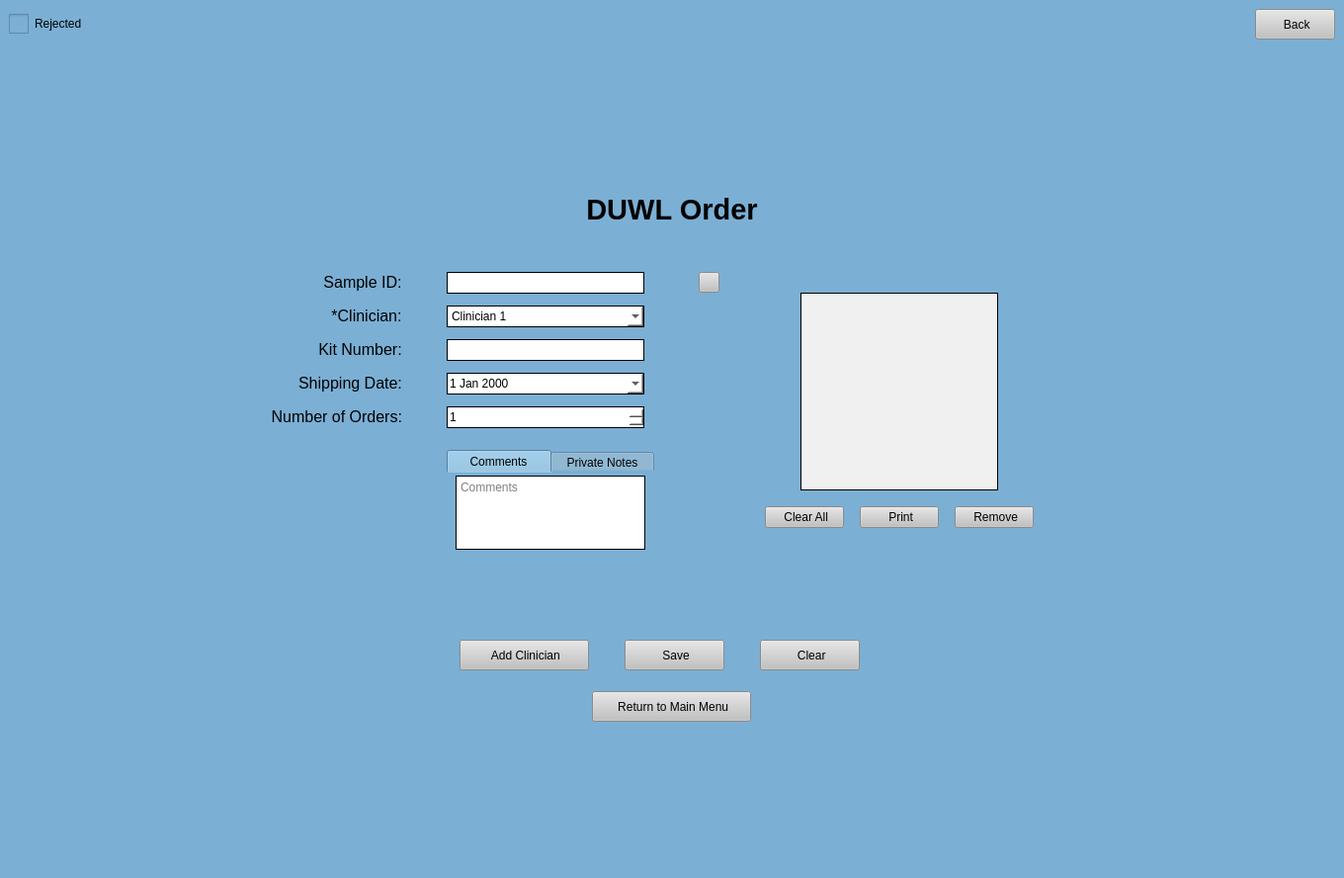
<?xml version="1.0" encoding="UTF-8"?>
<ui version="4.0">
 <class>MainWindow</class>
 <widget class="QMainWindow" name="MainWindow">
  <property name="geometry">
   <rect>
    <x>0</x>
    <y>0</y>
    <width>1360</width>
    <height>888</height>
   </rect>
  </property>
  <property name="minimumSize">
   <size>
    <width>0</width>
    <height>0</height>
   </size>
  </property>
  <property name="focusPolicy">
   <enum>Qt::NoFocus</enum>
  </property>
  <property name="windowTitle">
   <string>MainWindow</string>
  </property>
  <property name="styleSheet">
   <string notr="true">background-color: rgb(123, 175, 212);</string>
  </property>
  <widget class="QWidget" name="centralwidget">
   <layout class="QGridLayout" name="gridLayout">
    <item row="2" column="0">
     <layout class="QVBoxLayout" name="verticalLayout">
      <property name="bottomMargin">
       <number>0</number>
      </property>
      <item>
       <widget class="QLabel" name="label_3">
        <property name="text">
         <string>&lt;html&gt;&lt;head/&gt;&lt;body&gt;&lt;p align=&quot;center&quot;&gt;&lt;span style=&quot; font-size:22pt; font-weight:600;&quot;&gt;DUWL Order&lt;/span&gt;&lt;/p&gt;&lt;/body&gt;&lt;/html&gt;</string>
        </property>
       </widget>
      </item>
      <item>
       <layout class="QHBoxLayout" name="horizontalLayout">
        <item>
         <spacer name="horizontalSpacer">
          <property name="orientation">
           <enum>Qt::Horizontal</enum>
          </property>
          <property name="sizeHint" stdset="0">
           <size>
            <width>40</width>
            <height>20</height>
           </size>
          </property>
         </spacer>
        </item>
        <item>
         <layout class="QHBoxLayout" name="horizontalLayout_5">
          <property name="leftMargin">
           <number>0</number>
          </property>
          <property name="topMargin">
           <number>0</number>
          </property>
          <property name="rightMargin">
           <number>0</number>
          </property>
          <property name="bottomMargin">
           <number>0</number>
          </property>
          <item>
           <spacer name="horizontalSpacer_12">
            <property name="orientation">
             <enum>Qt::Horizontal</enum>
            </property>
            <property name="sizeHint" stdset="0">
             <size>
              <width>40</width>
              <height>20</height>
             </size>
            </property>
           </spacer>
          </item>
          <item>
           <layout class="QGridLayout" name="gridLayout_2">
            <property name="topMargin">
             <number>0</number>
            </property>
            <property name="rightMargin">
             <number>0</number>
            </property>
            <property name="bottomMargin">
             <number>0</number>
            </property>
            <property name="horizontalSpacing">
             <number>45</number>
            </property>
            <property name="verticalSpacing">
             <number>12</number>
            </property>
            <item row="1" column="1" alignment="Qt::AlignRight">
             <widget class="QLabel" name="label_14">
              <property name="text">
               <string>&lt;html&gt;&lt;head/&gt;&lt;body&gt;&lt;p align=&quot;center&quot;&gt;&lt;span style=&quot; font-size:12pt;&quot;&gt;Sample ID:&lt;/span&gt;&lt;/p&gt;&lt;/body&gt;&lt;/html&gt;</string>
              </property>
              <property name="alignment">
               <set>Qt::AlignRight|Qt::AlignTrailing|Qt::AlignVCenter</set>
              </property>
             </widget>
            </item>
            <item row="4" column="2">
             <widget class="QDateEdit" name="shipDate">
              <property name="minimumSize">
               <size>
                <width>200</width>
                <height>22</height>
               </size>
              </property>
              <property name="maximumSize">
               <size>
                <width>200</width>
                <height>22</height>
               </size>
              </property>
              <property name="styleSheet">
               <string notr="true">/* the box that is displayed*/
QDateEdit {
background-color: rgb(255, 255, 255);
border-style: solid;
border-width: 1px
}
/*toolbar on top of calendar*/
QCalendarWidget QToolButton {
height: 30px;
width: 75px;
color: white;
font-size: 12px;
icon-size: 24px, 24px;
font-weight: bold;
background-color: rgb(123,175,212);
}
QCalendarWidget QMenu {
width: 85px;
left: 10px;
color: white;
font-size: 12px;
background-color: rgb(123, 175, 212);
}
QCalendarWidget QSpinBox {
width: 75px;
font-size:12px;
color: white;
background-color: rgb(123, 175, 212);
selection-background-color: rgb(136, 136, 136);
selection-color: rgb(255, 255, 255);
}
QCalendarWidget QSpinBox::up-button { subcontrol-origin: border; subcontrol-position: top right; width:35px; }
QCalendarWidget QSpinBox::down-button {subcontrol-origin: border; subcontrol-position: bottom right; width:35px;}
QCalendarWidget QSpinBox::up-arrow { width:28px; height:28px; }
QCalendarWidget QSpinBox::down-arrow { width:28px; height:28px; }

/* header row */
QCalendarWidget QWidget { 
alternate-background-color: rgb(240, 240, 240); 
}
/* normal days */
QCalendarWidget QAbstractItemView:enabled
{
font-size:12px;
color: black;
background-color: white;
selection-background-color: rgb(123, 175, 212);
selection-color: white;
}
/* days in other months */
/* navigation bar */
QCalendarWidget QWidget#qt_calendar_navigationbar
{
background-color: rgb(123, 175, 212);
}
QCalendarWidget QAbstractItemView:disabled
{
color: rgb(180,180,180);
}</string>
              </property>
              <property name="calendarPopup">
               <bool>true</bool>
              </property>
             </widget>
            </item>
            <item row="1" column="2">
             <widget class="QLineEdit" name="saID">
              <property name="minimumSize">
               <size>
                <width>200</width>
                <height>22</height>
               </size>
              </property>
              <property name="maximumSize">
               <size>
                <width>200</width>
                <height>22</height>
               </size>
              </property>
              <property name="styleSheet">
               <string notr="true">background-color: rgb(255, 255, 255);
border-style: solid;
border-width: 1px</string>
              </property>
              <property name="readOnly">
               <bool>false</bool>
              </property>
              <property name="placeholderText">
               <string/>
              </property>
             </widget>
            </item>
            <item row="3" column="2">
             <widget class="QLineEdit" name="kitNum">
              <property name="minimumSize">
               <size>
                <width>200</width>
                <height>22</height>
               </size>
              </property>
              <property name="maximumSize">
               <size>
                <width>200</width>
                <height>22</height>
               </size>
              </property>
              <property name="styleSheet">
               <string notr="true">background-color: rgb(255, 255, 255);
border-style: solid;
border-width: 1px</string>
              </property>
             </widget>
            </item>
            <item row="2" column="2">
             <widget class="QComboBox" name="clinDrop">
              <property name="minimumSize">
               <size>
                <width>200</width>
                <height>22</height>
               </size>
              </property>
              <property name="maximumSize">
               <size>
                <width>200</width>
                <height>22</height>
               </size>
              </property>
              <property name="styleSheet">
               <string notr="true">background-color: rgb(255, 255, 255);
border-style: solid;
border-width: 1px</string>
              </property>
              <item>
               <property name="text">
                <string>Clinician 1</string>
               </property>
              </item>
              <item>
               <property name="text">
                <string>Clinician 2</string>
               </property>
              </item>
              <item>
               <property name="text">
                <string>Clinician 3</string>
               </property>
              </item>
             </widget>
            </item>
            <item row="6" column="1" colspan="3">
             <spacer name="verticalSpacer">
              <property name="orientation">
               <enum>Qt::Vertical</enum>
              </property>
              <property name="sizeType">
               <enum>QSizePolicy::Fixed</enum>
              </property>
              <property name="sizeHint" stdset="0">
               <size>
                <width>20</width>
                <height>10</height>
               </size>
              </property>
             </spacer>
            </item>
            <item row="5" column="1">
             <widget class="QLabel" name="label">
              <property name="text">
               <string>&lt;html&gt;&lt;head/&gt;&lt;body&gt;&lt;p align=&quot;right&quot;&gt;&lt;span style=&quot; font-size:12pt;&quot;&gt;Number of Orders:&lt;/span&gt;&lt;/p&gt;&lt;/body&gt;&lt;/html&gt;</string>
              </property>
             </widget>
            </item>
            <item row="0" column="2">
             <spacer name="verticalSpacer_8">
              <property name="orientation">
               <enum>Qt::Vertical</enum>
              </property>
              <property name="sizeType">
               <enum>QSizePolicy::Minimum</enum>
              </property>
              <property name="sizeHint" stdset="0">
               <size>
                <width>20</width>
                <height>40</height>
               </size>
              </property>
             </spacer>
            </item>
            <item row="1" column="3">
             <widget class="QPushButton" name="find">
              <property name="minimumSize">
               <size>
                <width>21</width>
                <height>21</height>
               </size>
              </property>
              <property name="maximumSize">
               <size>
                <width>21</width>
                <height>21</height>
               </size>
              </property>
              <property name="cursor">
               <cursorShape>PointingHandCursor</cursorShape>
              </property>
              <property name="styleSheet">
               <string notr="true">QPushButton:hover {
	 background-color: rgb(210, 210, 210);
}

QPushButton:focus {
	background-color: rgb(210, 210, 210);
}

QPushButton {
	background-color: rgb(193, 193, 193);
}</string>
              </property>
              <property name="text">
               <string/>
              </property>
              <property name="iconSize">
               <size>
                <width>16</width>
                <height>16</height>
               </size>
              </property>
             </widget>
            </item>
            <item row="4" column="1" alignment="Qt::AlignRight">
             <widget class="QLabel" name="label_15">
              <property name="text">
               <string>&lt;html&gt;&lt;head/&gt;&lt;body&gt;&lt;p align=&quot;center&quot;&gt;&lt;span style=&quot; font-size:12pt;&quot;&gt;Shipping Date:&lt;/span&gt;&lt;/p&gt;&lt;/body&gt;&lt;/html&gt;</string>
              </property>
              <property name="alignment">
               <set>Qt::AlignRight|Qt::AlignTrailing|Qt::AlignVCenter</set>
              </property>
             </widget>
            </item>
            <item row="3" column="1" alignment="Qt::AlignRight">
             <widget class="QLabel" name="label_10">
              <property name="text">
               <string>&lt;html&gt;&lt;head/&gt;&lt;body&gt;&lt;p align=&quot;center&quot;&gt;&lt;span style=&quot; font-size:12pt;&quot;&gt;Kit Number:&lt;/span&gt;&lt;/p&gt;&lt;/body&gt;&lt;/html&gt;</string>
              </property>
              <property name="alignment">
               <set>Qt::AlignRight|Qt::AlignTrailing|Qt::AlignVCenter</set>
              </property>
             </widget>
            </item>
            <item row="2" column="1" alignment="Qt::AlignRight">
             <widget class="QLabel" name="label_8">
              <property name="text">
               <string>&lt;html&gt;&lt;head/&gt;&lt;body&gt;&lt;p align=&quot;center&quot;&gt;&lt;span style=&quot; font-size:12pt;&quot;&gt;*Clinician:&lt;/span&gt;&lt;/p&gt;&lt;/body&gt;&lt;/html&gt;</string>
              </property>
              <property name="alignment">
               <set>Qt::AlignRight|Qt::AlignTrailing|Qt::AlignVCenter</set>
              </property>
             </widget>
            </item>
            <item row="8" column="2">
             <spacer name="verticalSpacer_9">
              <property name="orientation">
               <enum>Qt::Vertical</enum>
              </property>
              <property name="sizeHint" stdset="0">
               <size>
                <width>20</width>
                <height>20</height>
               </size>
              </property>
             </spacer>
            </item>
            <item row="5" column="2" alignment="Qt::AlignLeft">
             <widget class="QSpinBox" name="numOrders">
              <property name="sizePolicy">
               <sizepolicy hsizetype="Expanding" vsizetype="Fixed">
                <horstretch>0</horstretch>
                <verstretch>0</verstretch>
               </sizepolicy>
              </property>
              <property name="minimumSize">
               <size>
                <width>200</width>
                <height>22</height>
               </size>
              </property>
              <property name="maximumSize">
               <size>
                <width>200</width>
                <height>22</height>
               </size>
              </property>
              <property name="font">
               <font>
                <underline>false</underline>
                <strikeout>false</strikeout>
                <kerning>true</kerning>
               </font>
              </property>
              <property name="styleSheet">
               <string notr="true">background-color: rgb(255, 255, 255);
border-style: solid;
border-width: 1px</string>
              </property>
              <property name="wrapping">
               <bool>false</bool>
              </property>
              <property name="frame">
               <bool>true</bool>
              </property>
              <property name="readOnly">
               <bool>false</bool>
              </property>
              <property name="specialValueText">
               <string/>
              </property>
              <property name="minimum">
               <number>1</number>
              </property>
              <property name="displayIntegerBase">
               <number>10</number>
              </property>
             </widget>
            </item>
            <item row="7" column="2">
             <widget class="QTabWidget" name="tabWidget">
              <property name="maximumSize">
               <size>
                <width>210</width>
                <height>16777215</height>
               </size>
              </property>
              <property name="styleSheet">
               <string notr="true">QTabWidget::pane {
	background: rgb(235, 235, 235);
	top: -16px;
}
QTabWidget::tab-bar {
	alignment: center;
}
QTabBar::tab {
	height: 23px; 
	width: 105px;
}</string>
              </property>
              <property name="currentIndex">
               <number>0</number>
              </property>
              <property name="usesScrollButtons">
               <bool>false</bool>
              </property>
              <widget class="QWidget" name="commentTab">
               <attribute name="title">
                <string>Comments</string>
               </attribute>
               <layout class="QGridLayout" name="gridLayout_3">
                <item row="0" column="0">
                 <widget class="QTextEdit" name="cText">
                  <property name="sizePolicy">
                   <sizepolicy hsizetype="Fixed" vsizetype="Fixed">
                    <horstretch>0</horstretch>
                    <verstretch>0</verstretch>
                   </sizepolicy>
                  </property>
                  <property name="maximumSize">
                   <size>
                    <width>200</width>
                    <height>75</height>
                   </size>
                  </property>
                  <property name="styleSheet">
                   <string notr="true">background-color: rgb(255, 255, 255);
border-style: solid;
border-width: 1px</string>
                  </property>
                  <property name="tabChangesFocus">
                   <bool>false</bool>
                  </property>
                  <property name="placeholderText">
                   <string>Comments</string>
                  </property>
                 </widget>
                </item>
               </layout>
              </widget>
              <widget class="QWidget" name="notesTab">
               <attribute name="title">
                <string>Private Notes</string>
               </attribute>
               <layout class="QGridLayout" name="gridLayout_4">
                <item row="0" column="0">
                 <widget class="QTextEdit" name="nText">
                  <property name="sizePolicy">
                   <sizepolicy hsizetype="Fixed" vsizetype="Fixed">
                    <horstretch>0</horstretch>
                    <verstretch>0</verstretch>
                   </sizepolicy>
                  </property>
                  <property name="maximumSize">
                   <size>
                    <width>200</width>
                    <height>75</height>
                   </size>
                  </property>
                  <property name="styleSheet">
                   <string notr="true">background-color: rgb(255, 255, 255);
border-style: solid;
border-width: 1px</string>
                  </property>
                  <property name="tabChangesFocus">
                   <bool>false</bool>
                  </property>
                  <property name="placeholderText">
                   <string>Private Notes</string>
                  </property>
                 </widget>
                </item>
               </layout>
              </widget>
             </widget>
            </item>
           </layout>
          </item>
          <item>
           <spacer name="horizontalSpacer_2">
            <property name="orientation">
             <enum>Qt::Horizontal</enum>
            </property>
            <property name="sizeType">
             <enum>QSizePolicy::Minimum</enum>
            </property>
            <property name="sizeHint" stdset="0">
             <size>
              <width>40</width>
              <height>20</height>
             </size>
            </property>
           </spacer>
          </item>
          <item>
           <layout class="QVBoxLayout" name="verticalLayout_2">
            <property name="leftMargin">
             <number>0</number>
            </property>
            <property name="topMargin">
             <number>0</number>
            </property>
            <property name="rightMargin">
             <number>0</number>
            </property>
            <property name="bottomMargin">
             <number>0</number>
            </property>
            <item>
             <spacer name="verticalSpacer_11">
              <property name="orientation">
               <enum>Qt::Vertical</enum>
              </property>
              <property name="sizeHint" stdset="0">
               <size>
                <width>20</width>
                <height>40</height>
               </size>
              </property>
             </spacer>
            </item>
            <item alignment="Qt::AlignHCenter">
             <widget class="QTableWidget" name="kitTWid">
              <property name="minimumSize">
               <size>
                <width>200</width>
                <height>200</height>
               </size>
              </property>
              <property name="maximumSize">
               <size>
                <width>200</width>
                <height>200</height>
               </size>
              </property>
              <property name="focusPolicy">
               <enum>Qt::StrongFocus</enum>
              </property>
              <property name="styleSheet">
               <string notr="true">background-color: rgb(240, 240, 240);
border-style: solid;
border-width: 1px</string>
              </property>
              <property name="editTriggers">
               <set>QAbstractItemView::DoubleClicked|QAbstractItemView::SelectedClicked</set>
              </property>
              <property name="alternatingRowColors">
               <bool>true</bool>
              </property>
              <property name="selectionMode">
               <enum>QAbstractItemView::SingleSelection</enum>
              </property>
             </widget>
            </item>
            <item>
             <spacer name="verticalSpacer_7">
              <property name="orientation">
               <enum>Qt::Vertical</enum>
              </property>
              <property name="sizeType">
               <enum>QSizePolicy::Minimum</enum>
              </property>
              <property name="sizeHint" stdset="0">
               <size>
                <width>20</width>
                <height>10</height>
               </size>
              </property>
             </spacer>
            </item>
            <item>
             <layout class="QHBoxLayout" name="horizontalLayout_4">
              <property name="leftMargin">
               <number>0</number>
              </property>
              <property name="topMargin">
               <number>0</number>
              </property>
              <property name="rightMargin">
               <number>0</number>
              </property>
              <property name="bottomMargin">
               <number>0</number>
              </property>
              <item>
               <widget class="QPushButton" name="clearAll">
                <property name="cursor">
                 <cursorShape>PointingHandCursor</cursorShape>
                </property>
                <property name="styleSheet">
                 <string notr="true">QPushButton:hover {
	 background-color: rgb(210, 210, 210);
}

QPushButton:focus {
	background-color: rgb(210, 210, 210);
}

QPushButton {
	background-color: rgb(193, 193, 193);
}</string>
                </property>
                <property name="text">
                 <string> Clear All</string>
                </property>
               </widget>
              </item>
              <item>
               <spacer name="horizontalSpacer_16">
                <property name="orientation">
                 <enum>Qt::Horizontal</enum>
                </property>
                <property name="sizeType">
                 <enum>QSizePolicy::Minimum</enum>
                </property>
                <property name="sizeHint" stdset="0">
                 <size>
                  <width>10</width>
                  <height>20</height>
                 </size>
                </property>
               </spacer>
              </item>
              <item>
               <widget class="QPushButton" name="print">
                <property name="cursor">
                 <cursorShape>PointingHandCursor</cursorShape>
                </property>
                <property name="styleSheet">
                 <string notr="true">QPushButton:hover {
	 background-color: rgb(210, 210, 210);
}

QPushButton:focus {
	background-color: rgb(210, 210, 210);
}

QPushButton {
	background-color: rgb(193, 193, 193);
}</string>
                </property>
                <property name="text">
                 <string> Print</string>
                </property>
               </widget>
              </item>
              <item>
               <spacer name="horizontalSpacer_17">
                <property name="orientation">
                 <enum>Qt::Horizontal</enum>
                </property>
                <property name="sizeType">
                 <enum>QSizePolicy::Minimum</enum>
                </property>
                <property name="sizeHint" stdset="0">
                 <size>
                  <width>10</width>
                  <height>20</height>
                 </size>
                </property>
               </spacer>
              </item>
              <item>
               <widget class="QPushButton" name="remove">
                <property name="cursor">
                 <cursorShape>PointingHandCursor</cursorShape>
                </property>
                <property name="styleSheet">
                 <string notr="true">QPushButton:hover {
	 background-color: rgb(210, 210, 210);
}

QPushButton:focus {
	background-color: rgb(210, 210, 210);
}

QPushButton {
	background-color: rgb(193, 193, 193);
}</string>
                </property>
                <property name="text">
                 <string> Remove</string>
                </property>
               </widget>
              </item>
             </layout>
            </item>
            <item>
             <spacer name="verticalSpacer_10">
              <property name="orientation">
               <enum>Qt::Vertical</enum>
              </property>
              <property name="sizeHint" stdset="0">
               <size>
                <width>20</width>
                <height>40</height>
               </size>
              </property>
             </spacer>
            </item>
           </layout>
          </item>
          <item>
           <spacer name="horizontalSpacer_6">
            <property name="orientation">
             <enum>Qt::Horizontal</enum>
            </property>
            <property name="sizeHint" stdset="0">
             <size>
              <width>80</width>
              <height>20</height>
             </size>
            </property>
           </spacer>
          </item>
         </layout>
        </item>
        <item>
         <spacer name="horizontalSpacer_13">
          <property name="orientation">
           <enum>Qt::Horizontal</enum>
          </property>
          <property name="sizeHint" stdset="0">
           <size>
            <width>40</width>
            <height>20</height>
           </size>
          </property>
         </spacer>
        </item>
       </layout>
      </item>
      <item alignment="Qt::AlignHCenter">
       <widget class="QLabel" name="errorMessage">
        <property name="minimumSize">
         <size>
          <width>350</width>
          <height>30</height>
         </size>
        </property>
        <property name="maximumSize">
         <size>
          <width>999</width>
          <height>30</height>
         </size>
        </property>
        <property name="mouseTracking">
         <bool>true</bool>
        </property>
        <property name="styleSheet">
         <string notr="true">font: 12pt &quot;MS Shell Dlg 2&quot;;
color:red;</string>
        </property>
        <property name="text">
         <string>&lt;html&gt;&lt;head/&gt;&lt;body&gt;&lt;p align=&quot;center&quot;&gt;&lt;br/&gt;&lt;/p&gt;&lt;/body&gt;&lt;/html&gt;</string>
        </property>
        <property name="alignment">
         <set>Qt::AlignCenter</set>
        </property>
       </widget>
      </item>
      <item>
       <spacer name="verticalSpacer_4">
        <property name="orientation">
         <enum>Qt::Vertical</enum>
        </property>
        <property name="sizeType">
         <enum>QSizePolicy::Minimum</enum>
        </property>
        <property name="sizeHint" stdset="0">
         <size>
          <width>10</width>
          <height>10</height>
         </size>
        </property>
       </spacer>
      </item>
      <item>
       <layout class="QHBoxLayout" name="horizontalLayout_2">
        <property name="topMargin">
         <number>0</number>
        </property>
        <property name="bottomMargin">
         <number>0</number>
        </property>
        <item>
         <spacer name="horizontalSpacer_7">
          <property name="orientation">
           <enum>Qt::Horizontal</enum>
          </property>
          <property name="sizeHint" stdset="0">
           <size>
            <width>40</width>
            <height>20</height>
           </size>
          </property>
         </spacer>
        </item>
        <item>
         <widget class="QPushButton" name="addClinician">
          <property name="sizePolicy">
           <sizepolicy hsizetype="Fixed" vsizetype="Fixed">
            <horstretch>0</horstretch>
            <verstretch>0</verstretch>
           </sizepolicy>
          </property>
          <property name="minimumSize">
           <size>
            <width>131</width>
            <height>31</height>
           </size>
          </property>
          <property name="maximumSize">
           <size>
            <width>131</width>
            <height>31</height>
           </size>
          </property>
          <property name="cursor">
           <cursorShape>PointingHandCursor</cursorShape>
          </property>
          <property name="styleSheet">
           <string notr="true">QPushButton:hover {
	 background-color: rgb(210, 210, 210);
}

QPushButton:focus {
	background-color: rgb(210, 210, 210);
}

QPushButton {
	background-color: rgb(193, 193, 193);
}</string>
          </property>
          <property name="text">
           <string> Add Clinician</string>
          </property>
         </widget>
        </item>
        <item>
         <spacer name="horizontalSpacer_5">
          <property name="orientation">
           <enum>Qt::Horizontal</enum>
          </property>
          <property name="sizeType">
           <enum>QSizePolicy::Minimum</enum>
          </property>
          <property name="sizeHint" stdset="0">
           <size>
            <width>30</width>
            <height>20</height>
           </size>
          </property>
         </spacer>
        </item>
        <item>
         <widget class="QPushButton" name="save">
          <property name="sizePolicy">
           <sizepolicy hsizetype="Fixed" vsizetype="Fixed">
            <horstretch>0</horstretch>
            <verstretch>0</verstretch>
           </sizepolicy>
          </property>
          <property name="minimumSize">
           <size>
            <width>101</width>
            <height>31</height>
           </size>
          </property>
          <property name="maximumSize">
           <size>
            <width>101</width>
            <height>31</height>
           </size>
          </property>
          <property name="cursor">
           <cursorShape>PointingHandCursor</cursorShape>
          </property>
          <property name="styleSheet">
           <string notr="true">QPushButton:hover {
	 background-color: rgb(210, 210, 210);
}

QPushButton:focus {
	background-color: rgb(210, 210, 210);
}

QPushButton {
	background-color: rgb(193, 193, 193);
}</string>
          </property>
          <property name="text">
           <string> Save</string>
          </property>
         </widget>
        </item>
        <item>
         <spacer name="horizontalSpacer_11">
          <property name="orientation">
           <enum>Qt::Horizontal</enum>
          </property>
          <property name="sizeType">
           <enum>QSizePolicy::Minimum</enum>
          </property>
          <property name="sizeHint" stdset="0">
           <size>
            <width>30</width>
            <height>20</height>
           </size>
          </property>
         </spacer>
        </item>
        <item>
         <widget class="QPushButton" name="clear">
          <property name="sizePolicy">
           <sizepolicy hsizetype="Fixed" vsizetype="Fixed">
            <horstretch>0</horstretch>
            <verstretch>0</verstretch>
           </sizepolicy>
          </property>
          <property name="minimumSize">
           <size>
            <width>101</width>
            <height>31</height>
           </size>
          </property>
          <property name="maximumSize">
           <size>
            <width>101</width>
            <height>31</height>
           </size>
          </property>
          <property name="cursor">
           <cursorShape>PointingHandCursor</cursorShape>
          </property>
          <property name="styleSheet">
           <string notr="true">QPushButton:hover {
	 background-color: rgb(210, 210, 210);
}

QPushButton:focus {
	background-color: rgb(210, 210, 210);
}

QPushButton {
	background-color: rgb(193, 193, 193);
}</string>
          </property>
          <property name="text">
           <string> Clear</string>
          </property>
         </widget>
        </item>
        <item>
         <spacer name="horizontalSpacer_9">
          <property name="orientation">
           <enum>Qt::Horizontal</enum>
          </property>
          <property name="sizeType">
           <enum>QSizePolicy::Minimum</enum>
          </property>
          <property name="sizeHint" stdset="0">
           <size>
            <width>25</width>
            <height>20</height>
           </size>
          </property>
         </spacer>
        </item>
        <item>
         <spacer name="horizontalSpacer_8">
          <property name="orientation">
           <enum>Qt::Horizontal</enum>
          </property>
          <property name="sizeHint" stdset="0">
           <size>
            <width>40</width>
            <height>20</height>
           </size>
          </property>
         </spacer>
        </item>
       </layout>
      </item>
      <item>
       <spacer name="verticalSpacer_6">
        <property name="orientation">
         <enum>Qt::Vertical</enum>
        </property>
        <property name="sizeType">
         <enum>QSizePolicy::Minimum</enum>
        </property>
        <property name="sizeHint" stdset="0">
         <size>
          <width>20</width>
          <height>15</height>
         </size>
        </property>
       </spacer>
      </item>
      <item alignment="Qt::AlignHCenter">
       <widget class="QPushButton" name="home">
        <property name="sizePolicy">
         <sizepolicy hsizetype="Fixed" vsizetype="Fixed">
          <horstretch>0</horstretch>
          <verstretch>0</verstretch>
         </sizepolicy>
        </property>
        <property name="minimumSize">
         <size>
          <width>161</width>
          <height>31</height>
         </size>
        </property>
        <property name="maximumSize">
         <size>
          <width>161</width>
          <height>31</height>
         </size>
        </property>
        <property name="cursor">
         <cursorShape>PointingHandCursor</cursorShape>
        </property>
        <property name="styleSheet">
         <string notr="true">QPushButton:hover {
	 background-color: rgb(210, 210, 210);
}

QPushButton:focus {
	background-color: rgb(210, 210, 210);
}

QPushButton {
	background-color: rgb(193, 193, 193);
}</string>
        </property>
        <property name="text">
         <string> Return to Main Menu</string>
        </property>
       </widget>
      </item>
     </layout>
    </item>
    <item row="0" column="0">
     <layout class="QHBoxLayout" name="horizontalLayout_3">
      <property name="leftMargin">
       <number>0</number>
      </property>
      <property name="topMargin">
       <number>0</number>
      </property>
      <property name="rightMargin">
       <number>0</number>
      </property>
      <property name="bottomMargin">
       <number>0</number>
      </property>
      <item>
       <widget class="QCheckBox" name="rejectedCheckBox">
        <property name="styleSheet">
         <string notr="true">QCheckBox::indicator { width: 20px; height: 20px;}</string>
        </property>
        <property name="text">
         <string>Rejected</string>
        </property>
       </widget>
      </item>
      <item>
       <spacer name="horizontalSpacer_3">
        <property name="orientation">
         <enum>Qt::Horizontal</enum>
        </property>
        <property name="sizeHint" stdset="0">
         <size>
          <width>40</width>
          <height>20</height>
         </size>
        </property>
       </spacer>
      </item>
      <item>
       <widget class="QPushButton" name="back">
        <property name="minimumSize">
         <size>
          <width>81</width>
          <height>31</height>
         </size>
        </property>
        <property name="maximumSize">
         <size>
          <width>81</width>
          <height>31</height>
         </size>
        </property>
        <property name="cursor">
         <cursorShape>PointingHandCursor</cursorShape>
        </property>
        <property name="styleSheet">
         <string notr="true">QPushButton:hover {
	 background-color: rgb(210, 210, 210);
}

QPushButton:focus {
	background-color: rgb(210, 210, 210);
}

QPushButton {
	background-color: rgb(193, 193, 193);
}</string>
        </property>
        <property name="text">
         <string> Back</string>
        </property>
       </widget>
      </item>
     </layout>
    </item>
    <item row="1" column="0">
     <spacer name="verticalSpacer_2">
      <property name="orientation">
       <enum>Qt::Vertical</enum>
      </property>
      <property name="sizeHint" stdset="0">
       <size>
        <width>20</width>
        <height>10</height>
       </size>
      </property>
     </spacer>
    </item>
    <item row="3" column="0">
     <spacer name="verticalSpacer_5">
      <property name="orientation">
       <enum>Qt::Vertical</enum>
      </property>
      <property name="sizeHint" stdset="0">
       <size>
        <width>20</width>
        <height>10</height>
       </size>
      </property>
     </spacer>
    </item>
   </layout>
  </widget>
 </widget>
 <tabstops>
  <tabstop>saID</tabstop>
  <tabstop>clinDrop</tabstop>
  <tabstop>kitNum</tabstop>
  <tabstop>shipDate</tabstop>
  <tabstop>numOrders</tabstop>
  <tabstop>tabWidget</tabstop>
  <tabstop>cText</tabstop>
  <tabstop>nText</tabstop>
  <tabstop>kitTWid</tabstop>
  <tabstop>clearAll</tabstop>
  <tabstop>print</tabstop>
  <tabstop>remove</tabstop>
  <tabstop>addClinician</tabstop>
  <tabstop>save</tabstop>
  <tabstop>clear</tabstop>
  <tabstop>home</tabstop>
  <tabstop>find</tabstop>
 </tabstops>
 <resources/>
 <connections/>
</ui>
